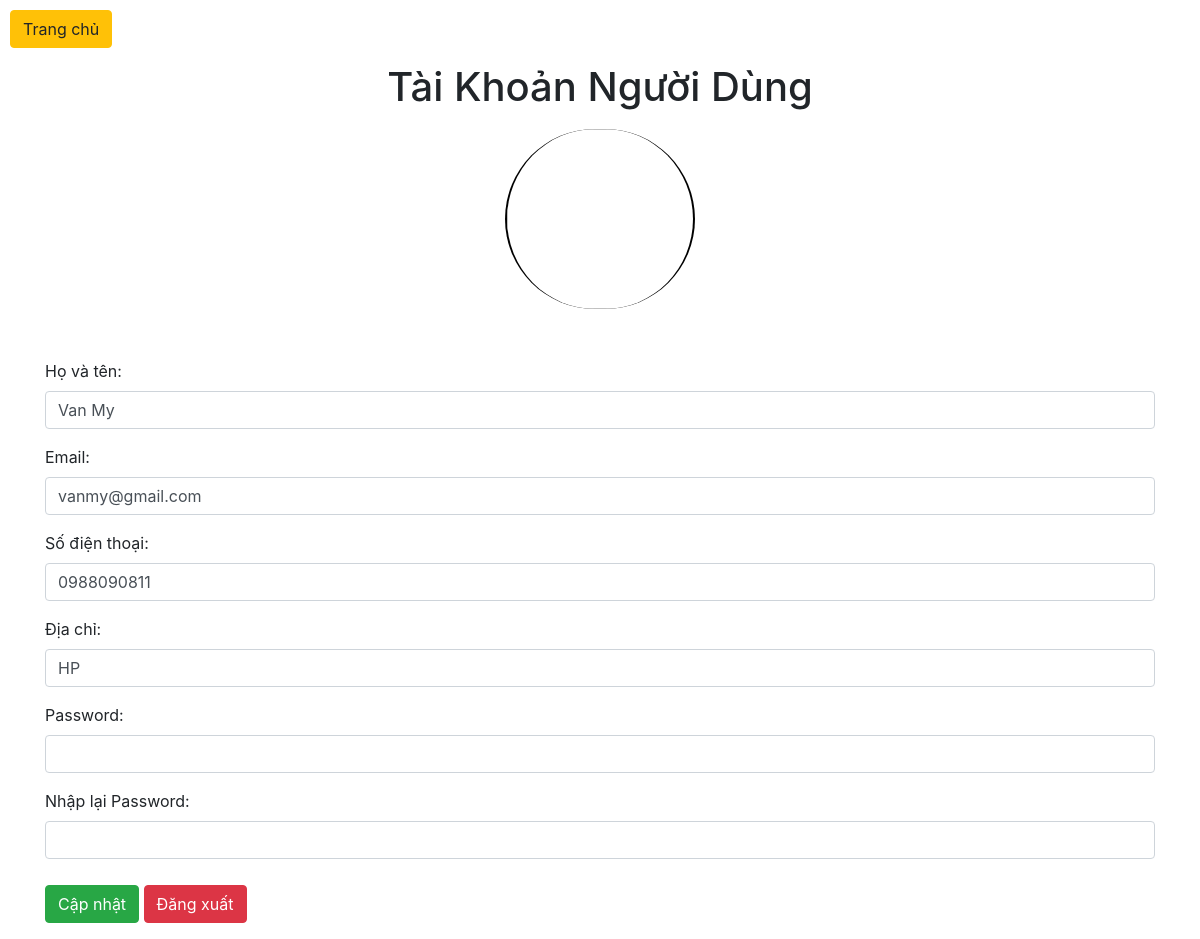
/admin/clients/index.php (signed in), run on the app's committed database.
### tables this page shows
CREATE TABLE `User` (
  `id` int(11) NOT NULL,
  `fullname` varchar(50) DEFAULT NULL,
  `email` varchar(150) DEFAULT NULL,
  `phone_number` varchar(20) DEFAULT NULL,
  `address` varchar(200) DEFAULT NULL,
  `password` varchar(32) DEFAULT NULL,
  `role_id` int(11) DEFAULT NULL,
  `created_at` datetime DEFAULT NULL,
  `updated_at` datetime DEFAULT NULL,
  `deleted` int(11) DEFAULT NULL
);

### database/dbhelper.php (called while the page is built, shortened)
<?php
function executeResult($sql, $isSingle = false) {
	$data = null;
	$conn = mysqli_connect(HOST, USERNAME, PASSWORD, DATABASE);
	mysqli_set_charset( $conn, 'utf8');
	$resultset = mysqli_query($conn, $sql);
	if($isSingle) {
		$data = mysqli_fetch_array($resultset, 1);
	} else {
		$data = [];
		while(($row = mysqli_fetch_array($resultset, 1)) != null) {
			$data[] = $row;
		}
	}
	return $data;
}

### utils/utility.php (called while the page is built, shortened)
<?php
function getUserToken()
{
	if(isset($_SESSION['user'])) {
		return $_SESSION['user'];
	}
	return null;
}

### admin/clients/index.php (the view, shortened to what this page needs)
<?php
    require_once('../../utils/utility.php');
    require_once('../../database/dbhelper.php');
    $user = getUserToken();
    $id = $user['id'];
    if($id != '' && $id > 0) {
      $sql = "select * from User where id = '$id'";
      $userItem = executeResult($sql, true);
      if($userItem != null) {
         $fullname = $userItem['fullname'];
         $email = $userItem['email'];
         $phone_number = $userItem['phone_number'];
         $address = $userItem['address'];
      } else {
         $id = 0;
      }
    } else {
      $id = 0;
    }
?>
<head>
   <link rel="stylesheet" href="https://maxcdn.bootstrapcdn.com/bootstrap/4.4.1/css/bootstrap.min.css">
</head>
<div class="row">
   <div class="col-md-12 table-responsive">
      <a href="../../" class="btn btn-warning" style="margin-top: 10px; margin-left: 10px;">Trang chủ</a>
<h1 class="text-center" style="margin-top: 15px;">Tài Khoản Người Dùng </h1>
      <div class="userav" style="text-align:center;"><img src="https://media.giphy.com/media/UksVWFHX6UJby/giphy.gif" style="text-align: center!important;"></div>
      <div class="avatar" >
      <div class="container">
      <div class="panel panel-primary">
         <div class="panel-body">
         <form method="post" onsubmit="return validateForm();">
               <div class="form-group">
              <label for="usr">Họ và tên:</label>
              <input required="true" type="text" class="form-control" id="usr" name="fullname" value="<?=$fullname?>">
            </div>
            <div class="form-group">
              <label for="email">Email:</label>
              <input required="true" type="email" class="form-control" id="email" name="email" value="<?=$email?>">
            </div>
            <div class="form-group">
              <label for="phone_number">Số điện thoại:</label>
              <input type="tel" class="form-control" id="address" name="phone_number" value="<?=$phone_number?>">
            </div>
            <div class="form-group">
              <label for="address">Địa chỉ:</label>
              <input type="text" class="form-control" id="address" name="address" value="<?=$address?>">
            </div>
            <div class="form-group">
              <label for="pwd">Password:</label>
              <input <?=($id > 0?'':'required="true"')?> type="password" class="form-control" id="pwd" name="password">
            </div>
            <div class="form-group">
              <label for="confirmation_pwd">Nhập lại Password:</label>
              <input <?=($id > 0?'':'required="true"')?> type="password" class="form-control" id="confirmation_pwd" minlength="6">
            </div>
            <button class="btn btn-success" style="margin-top:10px;">Cập nhật</button>
            <a href="../authen/logout.php" class="btn btn-danger" style="margin-top:10px;">Đăng xuất</a>
         </form>
         </div>
      </div>
   </div>
   </div>
</div>

### admin/clients/index.php (style rules this page uses)
.userav > img { position: relative; padding-top: -50px; padding-bottom: -50px; padding-left: -50px; padding-right: -50px; margin-bottom: 50px; margin-top: 10px; height:180px; width: 190px; border-radius: 500px; border-left: 500px; border-right: 500px; border-top: 500px; border-bottom: 500px; border-image: 500px; border-inline:2px solid #000000; }

### data on the page
user: fullname "Van My", email "vanmy@gmail.com", phone_number "0988090811", address "HP"
